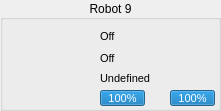
   <widget class="QGroupBox" name="groupBox_10">
    <property name="geometry">
     <rect>
      <x>1160</x>
      <y>440</y>
      <width>221</width>
      <height>111</height>
     </rect>
    </property>
    <property name="title">
     <string>Robot 9</string>
    </property>
    <property name="alignment">
     <set>Qt::AlignCenter</set>
    </property>
    <widget class="QLabel" name="sprite_10">
     <property name="geometry">
      <rect>
       <x>8</x>
       <y>29</y>
       <width>64</width>
       <height>64</height>
      </rect>
     </property>
     <property name="text">
      <string/>
     </property>
     <property name="pixmap">
      <pixmap resource="../../rsc.qrc">:/textures/textures/robots/blue/b9.png</pixmap>
     </property>
     <property name="scaledContents">
      <bool>true</bool>
     </property>
    </widget>
    <widget class="QProgressBar" name="battery_10">
     <property name="geometry">
      <rect>
       <x>100</x>
       <y>90</y>
       <width>45</width>
       <height>16</height>
      </rect>
     </property>
     <property name="font">
      <font>
       <pointsize>8</pointsize>
      </font>
     </property>
     <property name="value">
      <number>100</number>
     </property>
    </widget>
    <widget class="QLabel" name="status_10">
     <property name="geometry">
      <rect>
       <x>100</x>
       <y>28</y>
       <width>17</width>
       <height>17</height>
      </rect>
     </property>
     <property name="font">
      <font>
       <pointsize>8</pointsize>
      </font>
     </property>
     <property name="text">
      <string>Off</string>
     </property>
    </widget>
    <widget class="QLabel" name="dribble_10">
     <property name="geometry">
      <rect>
       <x>100</x>
       <y>50</y>
       <width>17</width>
       <height>17</height>
      </rect>
     </property>
     <property name="font">
      <font>
       <pointsize>8</pointsize>
      </font>
     </property>
     <property name="text">
      <string>Off</string>
     </property>
    </widget>
    <widget class="QLabel" name="role_10">
     <property name="geometry">
      <rect>
       <x>100</x>
       <y>70</y>
       <width>111</width>
       <height>17</height>
      </rect>
     </property>
     <property name="font">
      <font>
       <pointsize>8</pointsize>
      </font>
     </property>
     <property name="text">
      <string>Undefined</string>
     </property>
    </widget>
    <widget class="QProgressBar" name="chute_10">
     <property name="geometry">
      <rect>
       <x>170</x>
       <y>90</y>
       <width>45</width>
       <height>16</height>
      </rect>
     </property>
     <property name="font">
      <font>
       <pointsize>8</pointsize>
      </font>
     </property>
     <property name="autoFillBackground">
      <bool>false</bool>
     </property>
     <property name="value">
      <number>100</number>
     </property>
    </widget>
    <widget class="QLabel" name="label_50">
     <property name="geometry">
      <rect>
       <x>80</x>
       <y>50</y>
       <width>16</width>
       <height>16</height>
      </rect>
     </property>
     <property name="text">
      <string/>
     </property>
     <property name="pixmap">
      <pixmap resource="../../rsc.qrc">:/textures/textures/ui/dribble.png</pixmap>
     </property>
     <property name="scaledContents">
      <bool>true</bool>
     </property>
    </widget>
    <widget class="QLabel" name="imgrole_10">
     <property name="geometry">
      <rect>
       <x>80</x>
       <y>70</y>
       <width>16</width>
       <height>16</height>
      </rect>
     </property>
     <property name="text">
      <string/>
     </property>
     <property name="pixmap">
      <pixmap resource="../../rsc.qrc">:/textures/textures/ui/none.png</pixmap>
     </property>
     <property name="scaledContents">
      <bool>true</bool>
     </property>
    </widget>
    <widget class="QLabel" name="label_51">
     <property name="geometry">
      <rect>
       <x>150</x>
       <y>90</y>
       <width>16</width>
       <height>16</height>
      </rect>
     </property>
     <property name="text">
      <string/>
     </property>
     <property name="pixmap">
      <pixmap resource="../../rsc.qrc">:/textures/textures/ui/chute.png</pixmap>
     </property>
     <property name="scaledContents">
      <bool>true</bool>
     </property>
    </widget>
    <widget class="QLabel" name="label_52">
     <property name="geometry">
      <rect>
       <x>80</x>
       <y>30</y>
       <width>16</width>
       <height>14</height>
      </rect>
     </property>
     <property name="text">
      <string/>
     </property>
     <property name="pixmap">
      <pixmap resource="../../rsc.qrc">:/textures/textures/ui/connect.png</pixmap>
     </property>
     <property name="scaledContents">
      <bool>true</bool>
     </property>
    </widget>
    <widget class="QLabel" name="label_53">
     <property name="geometry">
      <rect>
       <x>80</x>
       <y>90</y>
       <width>16</width>
       <height>16</height>
      </rect>
     </property>
     <property name="text">
      <string/>
     </property>
     <property name="pixmap">
      <pixmap resource="../../rsc.qrc">:/textures/textures/ui/battery.png</pixmap>
     </property>
     <property name="scaledContents">
      <bool>true</bool>
     </property>
    </widget>
   </widget>
